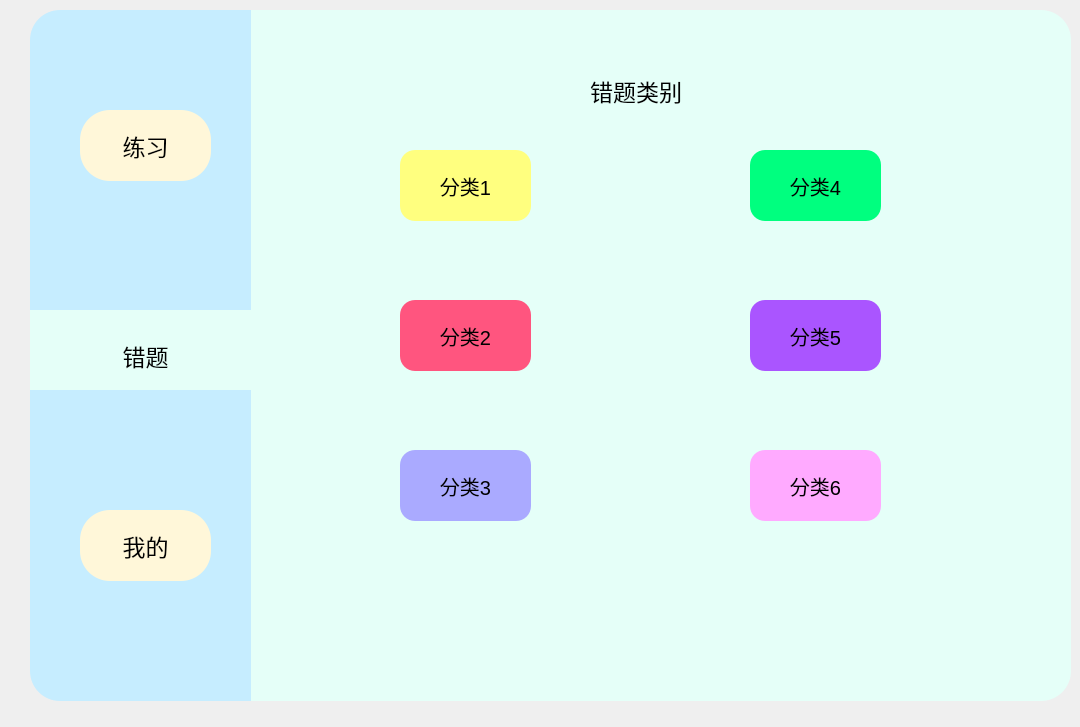
<?xml version="1.0" encoding="UTF-8"?>
<ui version="4.0">
 <class>MainWindow</class>
 <widget class="QMainWindow" name="MainWindow">
  <property name="windowModality">
   <enum>Qt::ApplicationModal</enum>
  </property>
  <property name="geometry">
   <rect>
    <x>0</x>
    <y>0</y>
    <width>1080</width>
    <height>727</height>
   </rect>
  </property>
  <property name="sizePolicy">
   <sizepolicy hsizetype="Expanding" vsizetype="Expanding">
    <horstretch>0</horstretch>
    <verstretch>0</verstretch>
   </sizepolicy>
  </property>
  <property name="mouseTracking">
   <bool>true</bool>
  </property>
  <property name="focusPolicy">
   <enum>Qt::NoFocus</enum>
  </property>
  <property name="acceptDrops">
   <bool>false</bool>
  </property>
  <property name="windowTitle">
   <string>MainWindow</string>
  </property>
  <property name="tabShape">
   <enum>QTabWidget::Rounded</enum>
  </property>
  <widget class="QWidget" name="centralwidget">
   <widget class="QLabel" name="label_2">
    <property name="geometry">
     <rect>
      <x>260</x>
      <y>20</y>
      <width>791</width>
      <height>671</height>
     </rect>
    </property>
    <property name="font">
     <font>
      <family>Comic Sans MS</family>
      <pointsize>18</pointsize>
      <weight>50</weight>
      <italic>false</italic>
      <bold>false</bold>
      <underline>false</underline>
     </font>
    </property>
    <property name="styleSheet">
     <string notr="true"/>
    </property>
    <property name="text">
     <string/>
    </property>
   </widget>
   <widget class="QPushButton" name="Bt_wrong1">
    <property name="geometry">
     <rect>
      <x>400</x>
      <y>150</y>
      <width>131</width>
      <height>71</height>
     </rect>
    </property>
    <property name="font">
     <font>
      <pointsize>15</pointsize>
     </font>
    </property>
    <property name="styleSheet">
     <string notr="true">
QPushButton{
	background-color: rgb(255, 255, 127);
	border-radius:15px

}
QPushButton:pressed{
	padding-left:5px;
	padding-top:5px;
}</string>
    </property>
    <property name="text">
     <string>分类1</string>
    </property>
   </widget>
   <widget class="QPushButton" name="Bt_wrong2">
    <property name="geometry">
     <rect>
      <x>400</x>
      <y>300</y>
      <width>131</width>
      <height>71</height>
     </rect>
    </property>
    <property name="font">
     <font>
      <pointsize>15</pointsize>
     </font>
    </property>
    <property name="autoFillBackground">
     <bool>false</bool>
    </property>
    <property name="styleSheet">
     <string notr="true">QPushButton{
	background-color: rgb(255, 85, 127);
	border-radius:15px

}
QPushButton:pressed{
	padding-left:5px;
	padding-top:5px;
}</string>
    </property>
    <property name="text">
     <string>分类2</string>
    </property>
   </widget>
   <widget class="QPushButton" name="Bt_wrong3">
    <property name="geometry">
     <rect>
      <x>400</x>
      <y>450</y>
      <width>131</width>
      <height>71</height>
     </rect>
    </property>
    <property name="font">
     <font>
      <pointsize>15</pointsize>
     </font>
    </property>
    <property name="styleSheet">
     <string notr="true">


QPushButton{
	background-color: rgb(170, 170, 255);
	border-radius:15px

}
QPushButton:pressed{
	padding-left:5px;
	padding-top:5px;
}</string>
    </property>
    <property name="text">
     <string>分类3</string>
    </property>
   </widget>
   <widget class="QPushButton" name="Bt_wrong4">
    <property name="geometry">
     <rect>
      <x>750</x>
      <y>150</y>
      <width>131</width>
      <height>71</height>
     </rect>
    </property>
    <property name="font">
     <font>
      <pointsize>15</pointsize>
     </font>
    </property>
    <property name="styleSheet">
     <string notr="true">
QPushButton{
	background-color: rgb(0, 255, 127);
	border-radius:15px

}
QPushButton:pressed{
	padding-left:5px;
	padding-top:5px;
}</string>
    </property>
    <property name="text">
     <string>分类4</string>
    </property>
   </widget>
   <widget class="QPushButton" name="Bt_wrong5">
    <property name="geometry">
     <rect>
      <x>750</x>
      <y>300</y>
      <width>131</width>
      <height>71</height>
     </rect>
    </property>
    <property name="font">
     <font>
      <pointsize>15</pointsize>
     </font>
    </property>
    <property name="styleSheet">
     <string notr="true">

QPushButton{
	background-color:rgb(170, 85, 255);
	border-radius:15px

}
QPushButton:pressed{
	padding-left:5px;
	padding-top:5px;
}</string>
    </property>
    <property name="text">
     <string>分类5</string>
    </property>
   </widget>
   <widget class="QPushButton" name="Bt_wrong6">
    <property name="geometry">
     <rect>
      <x>750</x>
      <y>450</y>
      <width>131</width>
      <height>71</height>
     </rect>
    </property>
    <property name="font">
     <font>
      <pointsize>15</pointsize>
     </font>
    </property>
    <property name="styleSheet">
     <string notr="true">


QPushButton{
	background-color: rgb(255, 170, 255);
	border-radius:15px

}
QPushButton:pressed{
	padding-left:5px;
	padding-top:5px;
}</string>
    </property>
    <property name="text">
     <string>分类6</string>
    </property>
   </widget>
   <widget class="QPushButton" name="Bt_mini">
    <property name="geometry">
     <rect>
      <x>970</x>
      <y>20</y>
      <width>51</width>
      <height>51</height>
     </rect>
    </property>
    <property name="styleSheet">
     <string notr="true">border:none;
border-image: url(:/新前缀/最小化.png);</string>
    </property>
    <property name="text">
     <string/>
    </property>
   </widget>
   <widget class="QPushButton" name="Bt_exit">
    <property name="geometry">
     <rect>
      <x>1020</x>
      <y>30</y>
      <width>31</width>
      <height>31</height>
     </rect>
    </property>
    <property name="styleSheet">
     <string notr="true">QPushButton{
	border:none;
	border-image: url(:/新前缀/关闭窗口.png);
}
</string>
    </property>
    <property name="text">
     <string/>
    </property>
   </widget>
   <widget class="QFrame" name="frame">
    <property name="geometry">
     <rect>
      <x>30</x>
      <y>10</y>
      <width>221</width>
      <height>691</height>
     </rect>
    </property>
    <property name="styleSheet">
     <string notr="true">QFrame{
	background-color: rgb(198, 237, 255);
	border-top-left-radius:30px;
	border-bottom-left-radius:30px;
}</string>
    </property>
    <property name="frameShape">
     <enum>QFrame::StyledPanel</enum>
    </property>
    <property name="frameShadow">
     <enum>QFrame::Raised</enum>
    </property>
    <widget class="QPushButton" name="Bt_exercise">
     <property name="geometry">
      <rect>
       <x>50</x>
       <y>100</y>
       <width>131</width>
       <height>71</height>
      </rect>
     </property>
     <property name="font">
      <font>
       <pointsize>17</pointsize>
       <weight>50</weight>
       <bold>false</bold>
      </font>
     </property>
     <property name="styleSheet">
      <string notr="true">QPushButton{
	background-color: rgb(255, 247, 217);
	color: rgb(0, 0, 0);
	border-radius:30px

}
QPushButton:pressed{
	padding-left:5px;
	padding-top:5px;
}</string>
     </property>
     <property name="text">
      <string>练习</string>
     </property>
    </widget>
    <widget class="QPushButton" name="Bt_mine">
     <property name="geometry">
      <rect>
       <x>50</x>
       <y>500</y>
       <width>131</width>
       <height>71</height>
      </rect>
     </property>
     <property name="font">
      <font>
       <pointsize>17</pointsize>
      </font>
     </property>
     <property name="styleSheet">
      <string notr="true">QPushButton{
	background-color: rgb(255, 247, 217);
	border-radius:30px

}
QPushButton:pressed{
	padding-left:5px;
	padding-top:5px;
}</string>
     </property>
     <property name="text">
      <string>我的</string>
     </property>
    </widget>
    <widget class="QFrame" name="frame_2">
     <property name="geometry">
      <rect>
       <x>0</x>
       <y>300</y>
       <width>221</width>
       <height>80</height>
      </rect>
     </property>
     <property name="styleSheet">
      <string notr="true">background-color: rgb(229, 255, 248);
border-radius:0px
</string>
     </property>
     <property name="frameShape">
      <enum>QFrame::StyledPanel</enum>
     </property>
     <property name="frameShadow">
      <enum>QFrame::Raised</enum>
     </property>
     <widget class="QPushButton" name="Bt_wrong">
      <property name="geometry">
       <rect>
        <x>50</x>
        <y>10</y>
        <width>131</width>
        <height>71</height>
       </rect>
      </property>
      <property name="font">
       <font>
        <pointsize>17</pointsize>
        <underline>false</underline>
        <strikeout>false</strikeout>
       </font>
      </property>
      <property name="styleSheet">
       <string notr="true">QPushButton{	
background-color: rgb(229, 255, 248);
	border-radius:30px
}
QPushButton:pressed{
	padding-left:5px;
	padding-top:5px;
}</string>
      </property>
      <property name="text">
       <string>错题</string>
      </property>
     </widget>
    </widget>
   </widget>
   <widget class="QLabel" name="label_drag">
    <property name="geometry">
     <rect>
      <x>250</x>
      <y>10</y>
      <width>821</width>
      <height>691</height>
     </rect>
    </property>
    <property name="styleSheet">
     <string notr="true">QFrame{
	background-color: rgb(229, 255, 248);
	border-top-right-radius:30px;
	border-bottom-right-radius:30px;
}</string>
    </property>
    <property name="text">
     <string/>
    </property>
   </widget>
   <widget class="QLabel" name="label">
    <property name="geometry">
     <rect>
      <x>590</x>
      <y>60</y>
      <width>121</width>
      <height>61</height>
     </rect>
    </property>
    <property name="font">
     <font>
      <pointsize>17</pointsize>
     </font>
    </property>
    <property name="styleSheet">
     <string notr="true"/>
    </property>
    <property name="text">
     <string>错题类别</string>
    </property>
   </widget>
   <zorder>label_drag</zorder>
   <zorder>label_2</zorder>
   <zorder>Bt_wrong1</zorder>
   <zorder>Bt_wrong2</zorder>
   <zorder>Bt_wrong3</zorder>
   <zorder>Bt_wrong4</zorder>
   <zorder>Bt_wrong5</zorder>
   <zorder>Bt_wrong6</zorder>
   <zorder>Bt_mini</zorder>
   <zorder>Bt_exit</zorder>
   <zorder>frame</zorder>
   <zorder>label</zorder>
  </widget>
 </widget>
 <resources>
  <include location="Icon/Resources.qrc"/>
 </resources>
 <connections>
  <connection>
   <sender>Bt_exit</sender>
   <signal>clicked()</signal>
   <receiver>MainWindow</receiver>
   <slot>close()</slot>
   <hints>
    <hint type="sourcelabel">
     <x>1020</x>
     <y>44</y>
    </hint>
    <hint type="destinationlabel">
     <x>1046</x>
     <y>53</y>
    </hint>
   </hints>
  </connection>
  <connection>
   <sender>Bt_mini</sender>
   <signal>clicked()</signal>
   <receiver>MainWindow</receiver>
   <slot>showMinimized()</slot>
   <hints>
    <hint type="sourcelabel">
     <x>970</x>
     <y>32</y>
    </hint>
    <hint type="destinationlabel">
     <x>1047</x>
     <y>24</y>
    </hint>
   </hints>
  </connection>
 </connections>
</ui>
